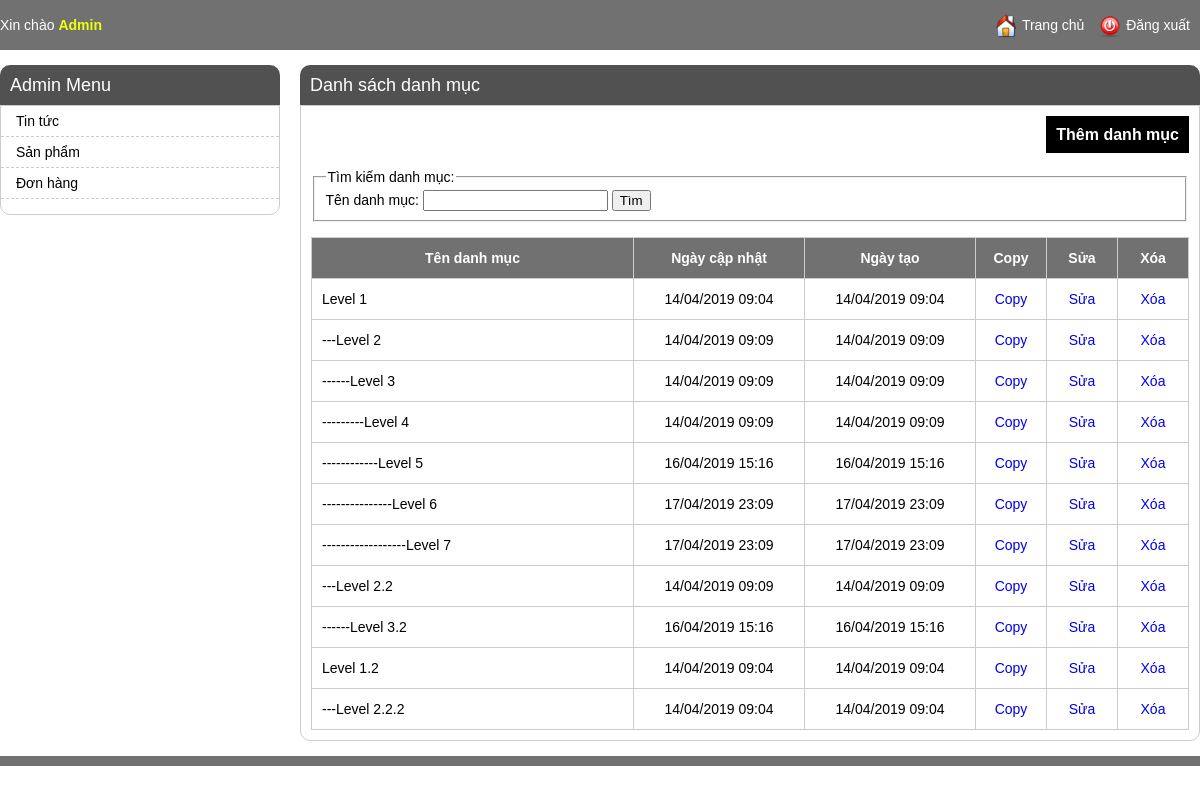
Page /admin/menu_listing.php (signed in) on the committed database.
### tables this page shows
CREATE TABLE `menu` (
  `id` int(11) NOT NULL,
  `parent_id` int(11) NOT NULL DEFAULT 0,
  `name` varchar(100) NOT NULL,
  `link` varchar(255) NOT NULL,
  `position` int(11) NOT NULL,
  `created_time` int(11) NOT NULL,
  `last_updated` int(11) NOT NULL
);

### admin/li-template.php (the view, shortened to what this page needs)
<li>
    <div class="listing-prop listing-name" style="width: 301px;"><?= str_repeat("---", $num - 1).$row['name'] ?></div>
    <div class="listing-prop listing-button">
        <a href="./<?= $config_name ?>_delete.php?id=<?= $row['id'] ?>">Xóa</a>
    </div>
    <div class="listing-prop listing-button">
        <a href="./<?= $config_name ?>_editing.php?id=<?= $row['id'] ?>">Sửa</a>
    </div>
    <div class="listing-prop listing-button">
        <a href="./<?= $config_name ?>_editing.php?id=<?= $row['id'] ?>&task=copy">Copy</a>
    </div>
    <div class="listing-prop listing-time"><?= date('d/m/Y H:i', $row['created_time']) ?></div>
    <div class="listing-prop listing-time"><?= date('d/m/Y H:i', $row['last_updated']) ?></div>
</li>

### function.php (shortened to what this page needs)
<?php
function showMenuTree($list, $num, $config_name) {
    $num++;
    foreach ($list as $item) {
        echo renderTemplate('admin/li-template.php', array('num' => $num, 'config_name' => $config_name, 'row' => $item));
        if (!empty($item['children'])) {
            showMenuTree($item['children'], $num, $config_name);
        }
    }
}
function renderTemplate($filePath, $params) {
    extract($params);
    include $filePath;
    $output = ob_get_clean();
    return $output;
}
?>

### css/admin_style.css (style rules this page uses)
body { font-family: arial; padding: 0; margin: 0; font-size: 14px; }
.listing-prop { float: right; border-left: 1px solid #ccc; line-height: 90px; padding: 0 10px; }
.listing-name { padding-left: 10px; border-right: 0; float: left; width: 170px; }
.listing-button { float: right; border-left: 1px solid #ccc; border-right: 0; padding: 0 10px; width: 50px; text-align: center; }
.listing-items ul li { list-style: none; border: 1px solid #ccc; border-top: 0; border-left: 0; }
.listing-time { width: 150px; text-align: center; }
a { text-decoration: none; }
#menu-list .listing-prop { line-height: 40px; }

### rows in the picture
menu: name "Level 1", created_time "14/04/2019 09:04", last_updated "14/04/2019 09:04"
menu: num "---", name "Level 2", created_time "14/04/2019 09:09", last_updated "14/04/2019 09:09"
menu: num "------", name "Level 3", created_time "14/04/2019 09:09", last_updated "14/04/2019 09:09"
menu: num "---------", name "Level 4", created_time "14/04/2019 09:09", last_updated "14/04/2019 09:09"
menu: num "------------", name "Level 5", created_time "16/04/2019 15:16", last_updated "16/04/2019 15:16"
menu: num "---------------", name "Level 6", created_time "17/04/2019 23:09", last_updated "17/04/2019 23:09"
menu: num "------------------", name "Level 7", created_time "17/04/2019 23:09", last_updated "17/04/2019 23:09"
menu: num "---", name "Level 2.2", created_time "14/04/2019 09:09", last_updated "14/04/2019 09:09"
menu: num "------", name "Level 3.2", created_time "16/04/2019 15:16", last_updated "16/04/2019 15:16"
menu: name "Level 1.2", created_time "14/04/2019 09:04", last_updated "14/04/2019 09:04"
menu: num "---", name "Level 2.2.2", created_time "14/04/2019 09:04", last_updated "14/04/2019 09:04"

### other values in the picture
$config_title "danh mục"
